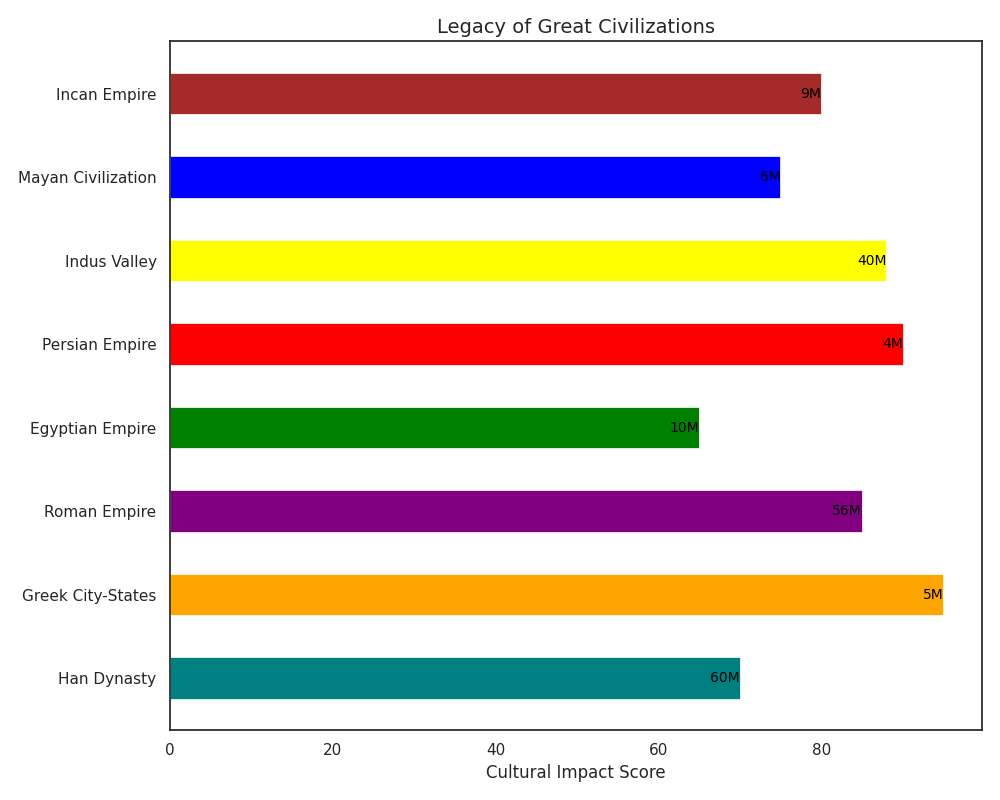

The script that drew this image:
import matplotlib.pyplot as plt
import numpy as np

civilizations = ['Han Dynasty', 'Greek City-States', 'Roman Empire', 'Egyptian Empire', 'Persian Empire', 'Indus Valley', 'Mayan Civilization', 'Incan Empire']
influence = np.array([70, 95, 85, 65, 90, 88, 75, 80]) 
population = np.array([60, 5, 56, 10, 4, 40, 6, 9]) 

fig, ax = plt.subplots(figsize=(10, 8))
y_pos = np.arange(len(civilizations))

colors = ['teal', 'orange', 'purple', 'green', 'red', 'yellow', 'blue', 'brown']

ax.barh(y_pos, influence, color=colors, edgecolor='w', linewidth=0.5, height=0.5)
ax.set_yticks(y_pos)
ax.set_yticklabels(civilizations)

for i, pop in enumerate(population):
    ax.text(influence[i], i, f'{pop}M', va='center', ha='right', color='black', fontsize=10)

ax.set_xlabel('Cultural Impact Score', fontsize=12)
ax.set_title('Legacy of Great Civilizations', fontsize=14)
plt.tight_layout()
plt.show()
